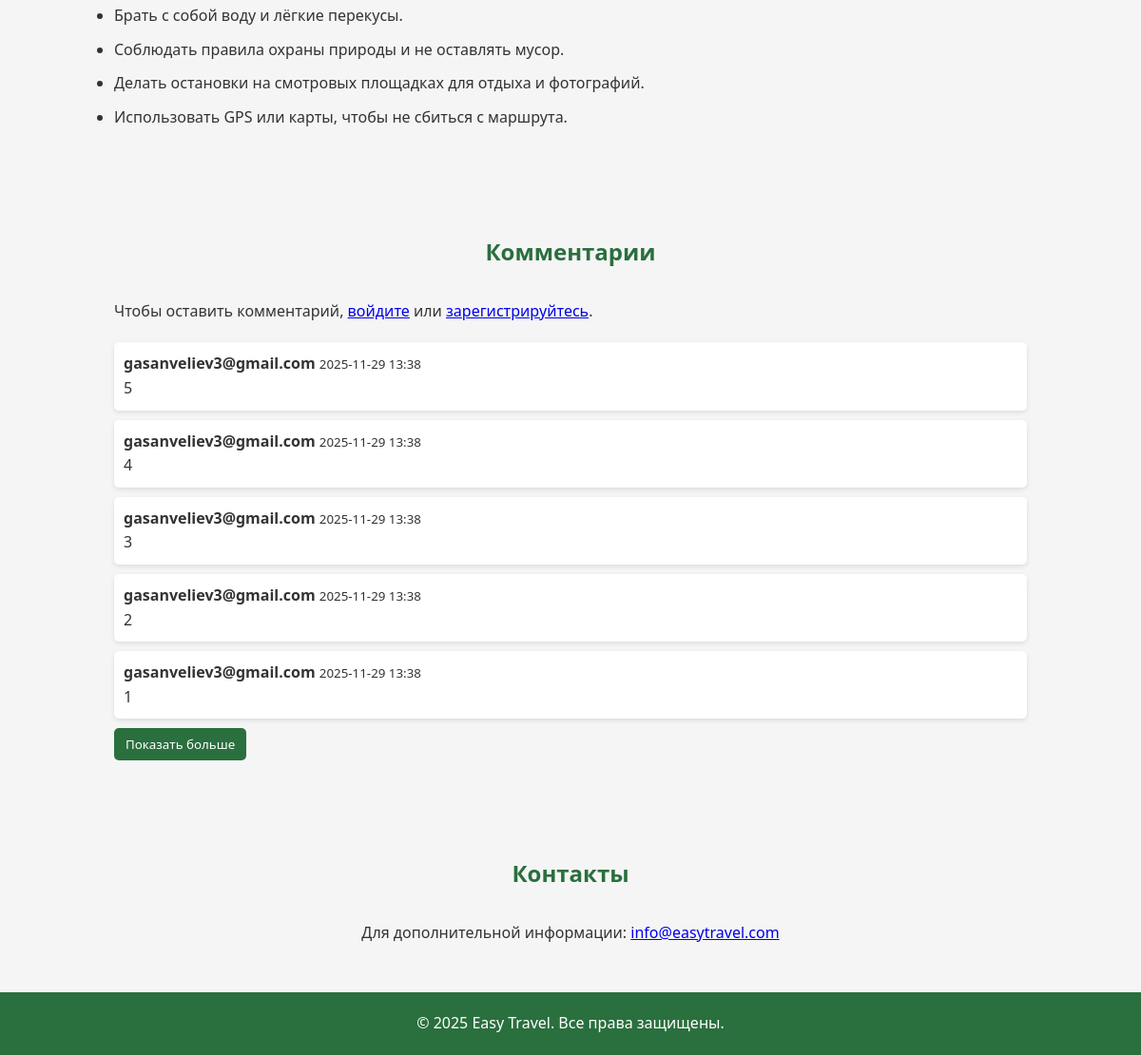
Before: /Laza-Kuzun (lower part) with the older database file.
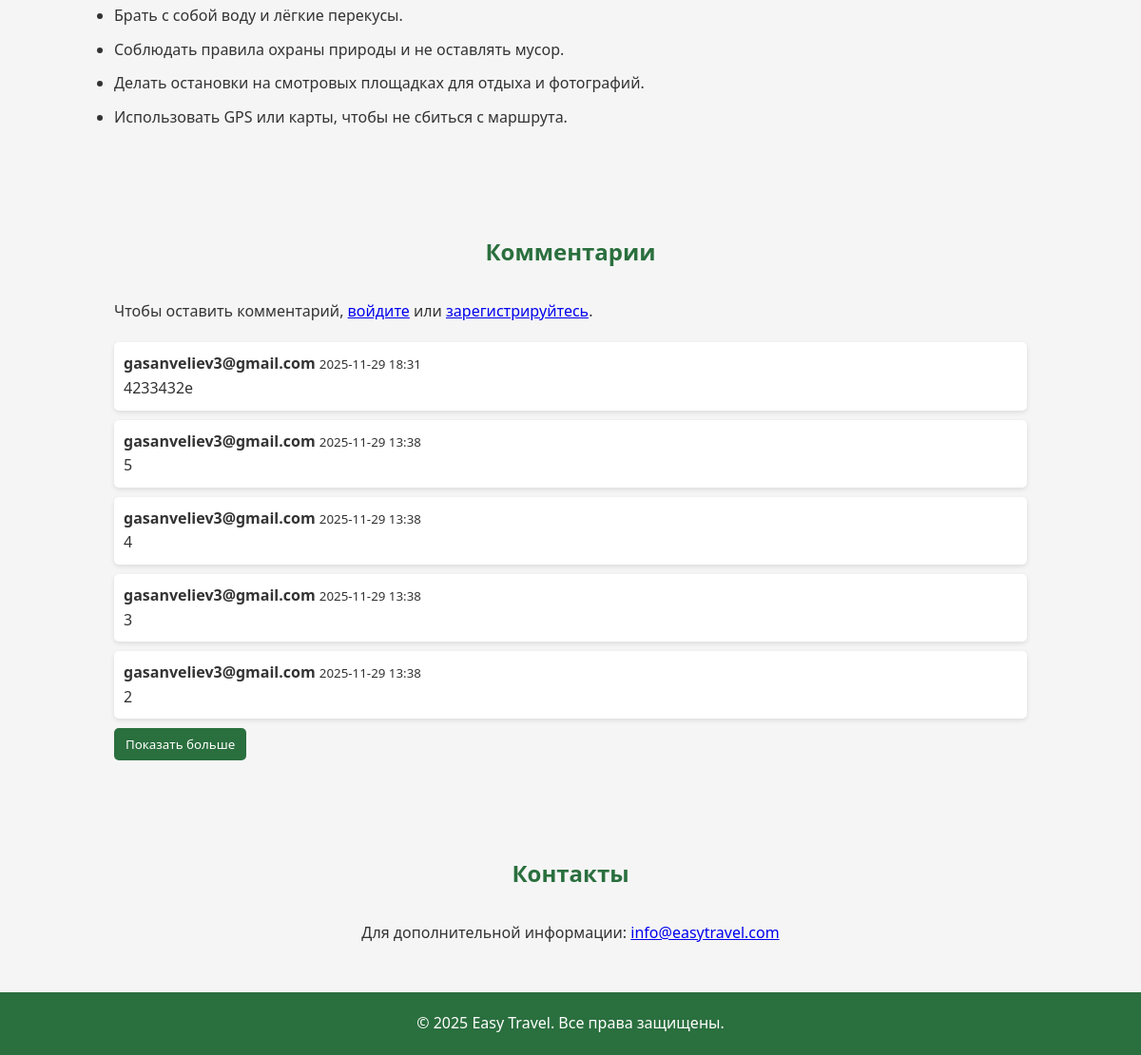
After: the same page with the newer database file.
### app.py (models this page shows)
class Comment(db.Model):
    id = db.Column(db.Integer, primary_key=True)
    content = db.Column(db.Text, nullable=False)
    user_id = db.Column(db.Integer, db.ForeignKey('user.id'), nullable=False)
    trail = db.Column(db.String(100), nullable=False)  # e.g., 'Laza-Kuzun'
    timestamp = db.Column(db.DateTime, default=db.func.current_timestamp())
    user = db.relationship('User', backref='comments')

class User(db.Model, UserMixin):
    id = db.Column(db.Integer, primary_key=True)
    email = db.Column(db.String(100), unique=True)
    password = db.Column(db.String(200))

### app.py (the view, shortened to what this page needs)
@app.route('/Laza-Kuzun', methods=['GET', 'POST'])
def laza_kuzun():
    comments = Comment.query.filter_by(trail='Laza-Kuzun').order_by(Comment.timestamp.desc()).all()
    return render_template('Laza-Kuzun.html', comments=comments)

### templates/Laza-Kuzun.html (shortened to what this page needs)
<!DOCTYPE html>
<html lang="ru">
<head>
    <link rel="stylesheet" href="https://unpkg.com/leaflet/dist/leaflet.css" />
</head>
<body>
<section id="tips">
    <ul>
        <li>Брать с собой воду и лёгкие перекусы.</li>
        <li>Соблюдать правила охраны природы и не оставлять мусор.</li>
        <li>Делать остановки на смотровых площадках для отдыха и фотографий.</li>
        <li>Использовать GPS или карты, чтобы не сбиться с маршрута.</li>
    </ul>
</section>
<section id="comments">
    <h2>Комментарии</h2>
    {% if current_user.is_authenticated %}
        <form method="POST">
            <textarea name="content" rows="4" placeholder="Напишите ваш комментарий..." required
                style="width:100%; padding:10px; border-radius:5px; border:1px solid #ccc; margin-bottom:10px;"></textarea>
            <button type="submit" style="cursor:pointer; padding:10px 15px; background-color:#2a6f3e; color:white; border:none; border-radius:5px;">Отправить</button>
        </form>
    {% else %}
        <p>Чтобы оставить комментарий, <a href="{{ url_for('login') }}">войдите</a> или <a href="{{ url_for('register') }}">зарегистрируйтесь</a>.</p>
    {% endif %}
    <div class="comment-list" style="margin-top:20px;">
        {% set max_visible = 5 %}
        {% for comment in comments[:max_visible] %}
            <div style="background:#fff; padding:10px; margin-bottom:10px; border-radius:5px; box-shadow:0 2px 5px rgba(0,0,0,0.1);">
                <strong>{{ comment.user.email }}</strong>
                <small>{{ comment.timestamp.strftime('%Y-%m-%d %H:%M') }}</small>
                <p>{{ comment.content }}</p>
            </div>
        {% endfor %}
        {% if comments|length > max_visible %}
            <button id="show-more" style="padding:8px 12px; background:#2a6f3e; color:white; border:none; border-radius:5px; cursor:pointer;">Показать больше</button>
        {% endif %}
    </div>
</section>
<section id="contact">
    <h2>Контакты</h2>
    <p style="text-align:center;">Для дополнительной информации: <a href="mailto:info@easytravel.com">info@easytravel.com</a></p>
</section>
<footer>
    &copy; 2025 Easy Travel. Все права защищены.
</footer>
</body>
</html>

Changed rows visible on the page:
no longer on this page (row unchanged): Comment: user.email "gasanveliev3@gmail.com", timestamp "2025-11-29 13:38", content "1"
added Comment: user.email "gasanveliev3@gmail.com", timestamp "2025-11-29 18:31", content "4233432e"
